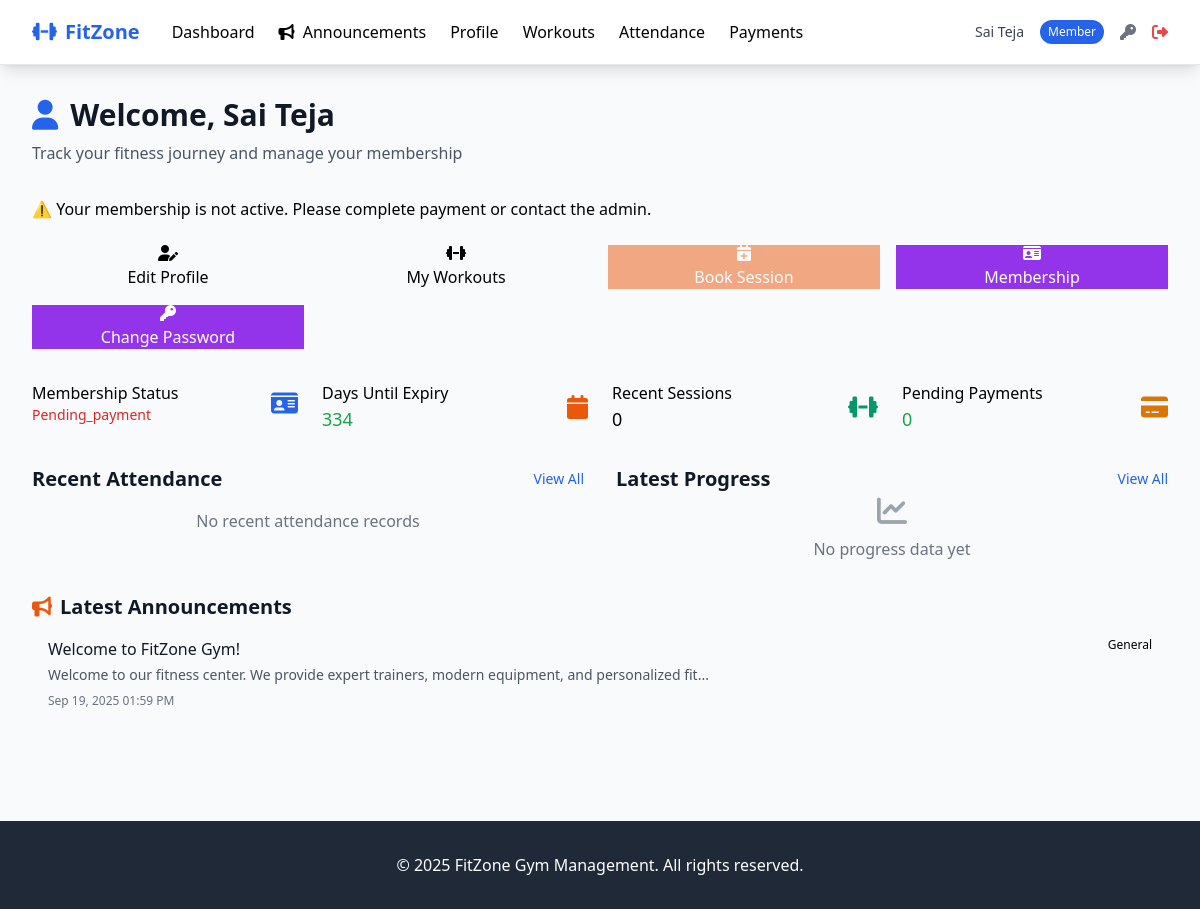
Before: /member/dashboard (signed in) with the older database file.
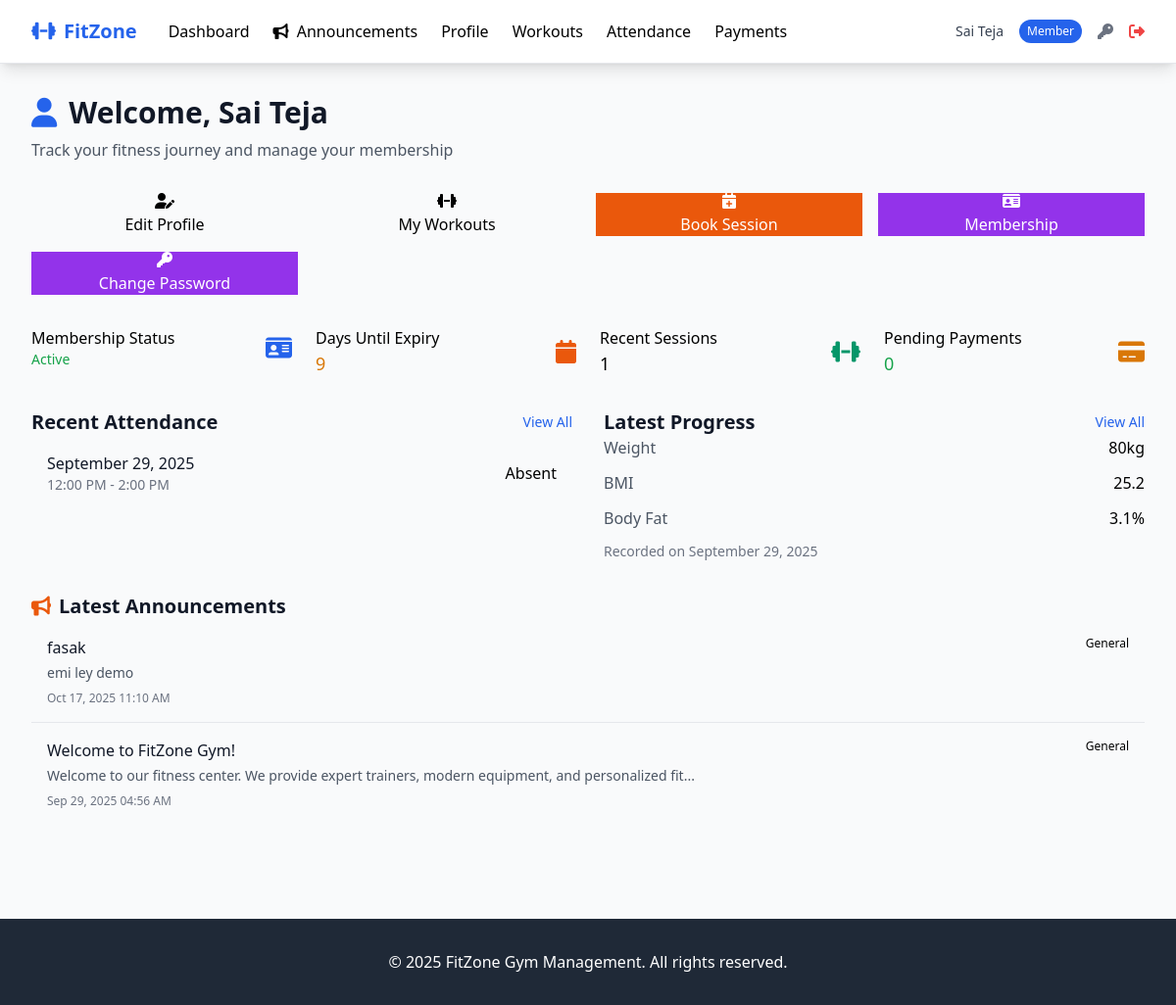
After: the same page with the newer database file.
### tables this page shows
CREATE TABLE members (
        id INTEGER PRIMARY KEY AUTOINCREMENT,
        user_id INTEGER,
        membership_plan_id INTEGER,
        phone TEXT NOT NULL,
        emergency_contact TEXT,
        emergency_phone TEXT,
        address TEXT,
        date_of_birth DATE,
        weight DECIMAL(5,2),
        height DECIMAL(5,2),
        medical_conditions TEXT,
        fitness_goals TEXT,
        membership_start_date DATE,
        membership_end_date DATE,
        status TEXT DEFAULT 'pending_payment' CHECK (status IN ('active', 'inactive', 'suspended', 'pending_payment')),
        trainer_id INTEGER,
        created_at TIMESTAMP DEFAULT CURRENT_TIMESTAMP,
        updated_at TIMESTAMP DEFAULT CURRENT_TIMESTAMP,
        FOREIGN KEY (user_id) REFERENCES users (id),
        FOREIGN KEY (membership_plan_id) REFERENCES membership_plans (id),
        FOREIGN KEY (trainer_id) REFERENCES trainers (id)
        );

CREATE TABLE announcements (
            id INTEGER PRIMARY KEY AUTOINCREMENT,
            title TEXT NOT NULL,
            content TEXT NOT NULL,
            announcement_type TEXT CHECK (announcement_type IN ('general', 'maintenance', 'event', 'offer')),
            target_audience TEXT CHECK (target_audience IN ('all', 'members', 'trainers')),
            is_public BOOLEAN DEFAULT 0,
            is_active BOOLEAN DEFAULT 1,
            start_date DATE,
            end_date DATE,
            created_by INTEGER, -- admin user_id
            created_at TIMESTAMP DEFAULT CURRENT_TIMESTAMP,
            FOREIGN KEY (created_by) REFERENCES users (id)
        );

CREATE TABLE attendance (
            id INTEGER PRIMARY KEY AUTOINCREMENT,
            member_id INTEGER NOT NULL,
            trainer_id INTEGER,
            check_in_time TIMESTAMP,
            check_out_time TIMESTAMP,
            date DATE NOT NULL,
            time_slot TEXT,
            workout_type TEXT,
            notes TEXT,
            status TEXT DEFAULT 'scheduled' CHECK (status IN ('present', 'absent', 'late','scheduled')),
            created_at TIMESTAMP DEFAULT CURRENT_TIMESTAMP,
            FOREIGN KEY (member_id) REFERENCES members (id),
            FOREIGN KEY (trainer_id) REFERENCES trainers (id)
        );

CREATE TABLE member_progress (
            id INTEGER PRIMARY KEY AUTOINCREMENT,
            member_id INTEGER NOT NULL,
            recorded_date DATE NOT NULL,
            weight DECIMAL(5,2),
            body_fat_percentage DECIMAL(4,2),
            muscle_mass DECIMAL(5,2),
            bmi DECIMAL(4,2),
            chest DECIMAL(5,2),
            waist DECIMAL(5,2),
            hips DECIMAL(5,2),
            bicep DECIMAL(5,2),
            thigh DECIMAL(5,2),
            notes TEXT,
            photo_path TEXT,
            recorded_by INTEGER, -- trainer_id
            created_at TIMESTAMP DEFAULT CURRENT_TIMESTAMP,
            FOREIGN KEY (member_id) REFERENCES members (id),
            FOREIGN KEY (recorded_by) REFERENCES trainers (id)
        );

### routes/member_routes.py (the view)
@member_routes_bp.route('/dashboard')
@login_required
@member_required
def dashboard():
    try:
        user_id = session.get('user_id')
        if not user_id:
            flash('Please login again.')
            return redirect(url_for('auth.login'))
        try:
            member = Member.get_by_user_id(user_id)
        except Exception as ex:
            current_app.logger.exception("Error fetching member: %s", ex)
            member = None
        if not member:
            flash('Member profile not found')
            return redirect(url_for('auth.login'))
        membership_expires = getattr(member, 'membership_end_date', None)
        days_until_expiry = (
            (membership_expires - date.today()).days
            if membership_expires else 0
        )
        stats = {
            'membership_status': getattr(member, 'status', 'inactive'),
            'membership_expires': membership_expires,
            'days_until_expiry': days_until_expiry,
            'recent_attendance': [],
            'pending_payments': []
        }
        try:
            stats['recent_attendance'] = Attendance.get_member_attendance(member.id, limit=5)
        except Exception as ex:
            current_app.logger.warning("Attendance fetch failed: %s", ex)
        try:
            all_payments = Payment.get_member_payments(member.id)
            stats['pending_payments'] = [
                p for p in all_payments
                if getattr(p, 'payment_status', '').lower() == 'pending'
            ][:3]  # show only top 3 pending items if many
        except Exception as ex:
            current_app.logger.warning("Payments fetch failed: %s", ex)
            stats['pending_payments'] = []
        alert_message = None
        if getattr(member, 'status', 'inactive') != "active":
            alert_message = "⚠️ Your membership is not active. Please complete payment or contact the admin."
        elif membership_expires:
            if days_until_expiry < 0:
                alert_message = f"⚠️ Your membership expired on {membership_expires}. Please renew at the admin desk."
            elif days_until_expiry <= 7:
                alert_message = f"⏳ Your membership will expire in {days_until_expiry} days (on {membership_expires}). Please renew soon."
        if stats['pending_payments']:
            next_due = getattr(stats['pending_payments'][0], 'due_date', None)
            next_due_str = f" Due by {next_due}." if next_due else ""
            alert_message = (alert_message + " | " if alert_message else "") + \
                f"💰 You have {len(stats['pending_payments'])} pending payment(s).{next_due_str}"
        announcements = []
        try:
            announcements = Announcement.get_for_role('member')[:5]
        except Exception as ex:
            current_app.logger.warning("Announcements fetch failed: %s", ex)
        latest_progress = None
        try:
            progress_records = Progress.get_member_progress(member.id, limit=1)
            latest_progress = progress_records[0] if progress_records else None
        except Exception as ex:
            current_app.logger.warning("Progress fetch failed: %s", ex)
        return render_template(
            'member/dashboard.html',
            member=member,
            stats=stats,
            announcements=announcements,
            latest_progress=latest_progress,
            alert_message=alert_message
        )
    except Exception as e:
        current_app.logger.exception("Critical error in dashboard: %s", e)
        flash('Unexpected error loading dashboard.')
        return redirect(url_for('auth.login'))

### models/attendance.py (called while the page is built, shortened)
def _parse_date(d):
    if not d or str(d).strip() == "":
        return None
    if isinstance(d, date) and not isinstance(d, datetime):
        return d
    s = str(d).strip()
    try:
        return datetime.fromisoformat(s).date()
    except Exception:
        pass

def _parse_datetime(d):
    if d is None:
        return None
    if isinstance(d, datetime):
        return d
    try:
        return datetime.fromisoformat(str(d))
    except Exception:
        try:
            return datetime.strptime(str(d), "%Y-%m-%d %H:%M:%S")
        except Exception:
            return None

    @classmethod
    def _db_path(cls):
        return current_app.config.get('DATABASE_PATH', 'gym_management.db')

### models/database.py (called while the page is built)
def get_db_connection(db_path='gym_management.db'):
    conn = sqlite3.connect(db_path)
    conn.row_factory = sqlite3.Row
    conn.execute("PRAGMA foreign_keys = ON")
    return conn

### models/member.py (called while the page is built)
def _to_date(d):
    if d is None or isinstance(d, date):
        return d
    try:
        return datetime.fromisoformat(str(d)).date()
    except Exception:
        try:
            return datetime.strptime(str(d), "%Y-%m-%d").date()
        except Exception:
            return d  # leave as-is if not parseable

### templates/member/dashboard.html (shortened to what the changed rows need)
{% extends "base.html" %}
{% block content %}
<div class="mb-8">
    <h1 class="text-3xl font-bold text-gray-900 mb-2">
        <i class="fas fa-user mr-3 text-primary"></i>Welcome, {{ member.full_name }}
    </h1>
    <p class="text-gray-600">Track your fitness journey and manage your membership</p>
</div>
{% if alert_message %}
<div class="alert {% if 'pending payment' in alert_message.lower() or 'expired' in alert_message.lower() %}alert-danger{% else %}alert-warning{% endif %} mb-6">
    {{ alert_message|safe }}
</div>
{% endif %}
<div class="grid grid-cols-2 md:grid-cols-4 gap-4 mb-8">
    <a href="{{ url_for('member.profile') }}" class="btn btn-primary text-center">
    </a>
    <a href="{{ url_for('member.workouts') }}" class="btn btn-secondary text-center">
    </a>
    <a href="{{ url_for('member.schedule_session') }}"
       class="btn bg-accent text-white hover:bg-orange-600 text-center {% if stats.membership_status != 'active' %}opacity-50 cursor-not-allowed pointer-events-none{% endif %}">
    </a>
    <a href="{{ url_for('member.membership_status') }}" class="btn bg-purple-600 text-white hover:bg-purple-700 text-center">
    </a>
    <a href="{{ url_for('auth.change_password_form') }}" class="btn bg-purple-600 text-white hover:bg-purple-700 text-center">
    </a>
</div>
<div class="grid grid-cols-1 md:grid-cols-2 lg:grid-cols-4 gap-6 mb-8">
    <div class="stat-card">
        <div class="flex items-center justify-between">
            <div>
                <div class="stat-label">Membership Status</div>
                <div class="stat-value text-sm {{ 'text-success' if stats.membership_status == 'active' else 'text-danger' }}">
                    {{ stats.membership_status|title }}
                </div>
            </div>
        </div>
    </div>
    <div class="stat-card">
        <div class="flex items-center justify-between">
            <div>
                <div class="stat-label">Days Until Expiry</div>
                <div class="stat-value text-lg {{ 'text-success' if stats.days_until_expiry > 30 else 'text-warning' if stats.days_until_expiry > 7 else 'text-danger' }}">
                    {{ stats.days_until_expiry }}
                </div>
            </div>
        </div>
    </div>
    <div class="stat-card">
        <div class="flex items-center justify-between">
            <div>
                <div class="stat-label">Recent Sessions</div>
                <div class="stat-value text-lg">{{ stats.recent_attendance|length }}</div>
            </div>
        </div>
    </div>
    <div class="stat-card">
    </div>
</div>
<div class="grid grid-cols-1 lg:grid-cols-2 gap-8 mb-8">
    <div class="card">
        <div class="card-header flex justify-between items-center">
            <h2 class="text-xl font-semibold text-gray-900">Recent Attendance</h2>
        </div>
        <div class="card-body p-0">
            {% if stats.recent_attendance %}
            <div class="divide-y divide-gray-200">
                {% for attendance in stats.recent_attendance %}
                <div class="p-4">
                    <div class="flex justify-between items-center">
                        <div>
                            <div class="font-medium text-gray-900">
                                {{ attendance.date|default("")|datetimeformat('%B %d, %Y') }}
                            </div>
                            <div class="text-sm text-gray-500">{{ attendance.time_slot }}</div>
                        </div>
                        <div class="badge badge-{{ 'success' if attendance.status == 'present' else 'danger' }}">
                            {{ attendance.status|title }}
                        </div>
                    </div>
                </div>
                {% endfor %}
            </div>
            {% else %}
            <div class="p-4 text-center text-gray-500">No recent attendance records</div>
            {% endif %}
        </div>
    </div>
    <div class="card">
        <div class="card-header flex justify-between items-center">
            <h2 class="text-xl font-semibold text-gray-900">Latest Progress</h2>
        </div>
        <div class="card-body">
            {% if latest_progress %}
            <div class="space-y-3">
                <div class="flex justify-between">
                    <span class="text-gray-600">Weight</span>
                    <span class="font-medium">{{ latest_progress.weight }}kg</span>
                </div>
                {% if latest_progress.bmi %}
                <div class="flex justify-between">
                    <span class="text-gray-600">BMI</span>
                    <span class="font-medium">{{ latest_progress.bmi }}</span>
                </div>
                {% endif %}
                {% if latest_progress.body_fat_percentage %}
                <div class="flex justify-between">
                    <span class="text-gray-600">Body Fat</span>
                    <span class="font-medium">{{ latest_progress.body_fat_percentage }}%</span>
                </div>
                {% endif %}
                <div class="text-sm text-gray-500 mt-3">
                    Recorded on {{ latest_progress.recorded_date|default("")|datetimeformat('%B %d, %Y') }}
                </div>
            </div>
            {% else %}
            <div class="text-center text-gray-500">
                <i class="fas fa-chart-line text-gray-400 text-3xl mb-2"></i>
                <p>No progress data yet</p>
            </div>
            {% endif %}
        </div>
    </div>
</div>
{% if announcements %}
<div class="card">
    <div class="card-header">
        <h2 class="text-xl font-semibold text-gray-900">
            <i class="fas fa-bullhorn mr-2 text-accent"></i>Latest Announcements
        </h2>
    </div>
    <div class="card-body p-0">
        <div class="divide-y divide-gray-200">
            {% for announcement in announcements %}
            <div class="p-4 hover:bg-gray-50">
                <div class="flex justify-between items-start">
                    <div>
                        <h3 class="font-medium text-gray-900">{{ announcement.title }}</h3>
                        <p class="text-sm text-gray-600 mt-1">
                            {{ announcement.content|truncate(100, True, '...') }}
                        </p>
                        <div class="text-xs text-gray-500 mt-2">
                            {{ announcement.created_at|datetimeformat }}
                        </div>
                    </div>
                    <span class="badge badge-info text-xs">{{ announcement.announcement_type|title }}</span>
                </div>
            </div>
            {% endfor %}
        </div>
    </div>
</div>
{% endif %}
{% endblock %}

Changed rows visible on the page:
changed members: status "pending_payment" → "active" (drawn); membership_status "Pending_payment" → "Active"
added attendance: date "September 29, 2025", time_slot "12:00 PM - 2:00 PM", status "Absent"
added member_progress: weight "80", bmi "25.2", body_fat_percentage "3.1", recorded_date "September 29, 2025"
added announcements: title "fasak", content "emi ley demo", created_at "Oct 17, 2025 11:10 AM", announcement_type "General"
changed announcements "Welcome to FitZone Gym!": created_at "Sep 19, 2025 01:59 PM" → "Sep 29, 2025 04:56 AM"
Other visible differences:
{{ stats.days_until_expiry }}: "334" → "9"
{{ stats.recent_attendance|length }}: "0" → "1"
{{ alert_message|safe }}: "⚠️ Your membership is not active. Please complete payment or contact the admin." → (not shown)
text no longer shown: "No recent attendance records No progress data yet"
text now shown: "Weight kg BMI Body Fat % Recorded on"
